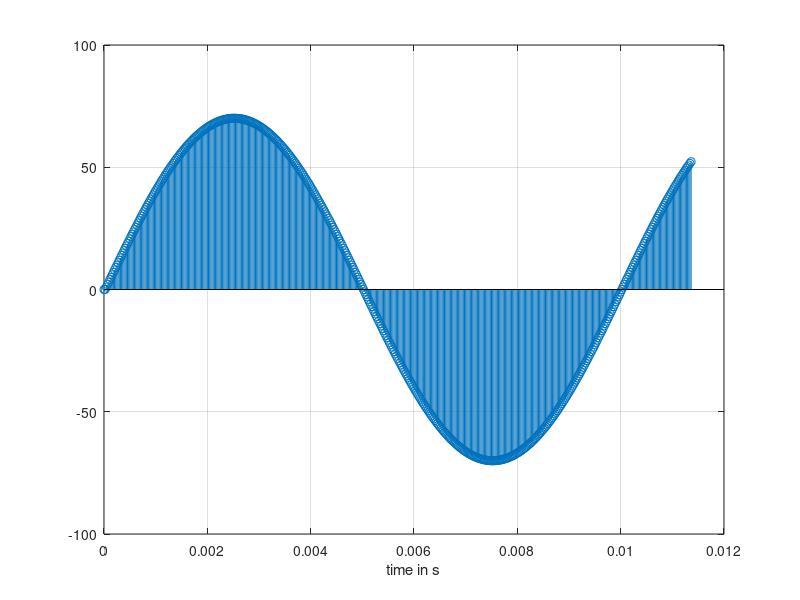

Recreate this plot in MATLAB.
% This program is an implementation of IIR-Filter
f = 100; % Frequency in Hz
fa = 44000;
ohm = 2*pi*f/fa;

X = 1; % Input-Signal
Y = []; % Vector of Output-Signal
Y_Temp = 0; % Current Output-Signal

% Konstante
Alpha_2 = 0;
Alpha_1 = 1; 
Alpha_0 = 1;
Beta_2 = 1;
Beta_1 = cos(ohm)*2;

% Calculation of Output-Signal

for i = 0:1:500
    if i == 0
        Y_Temp = 0;
    end
    
    if i == 1
        Y_Temp = 0; % i = n-1
    end
    if i == 2
        Y_Temp = +Beta_1*Y(1,i) - Beta_2*Y(1,i-1) + X; % i = n-1
    end
    
    if i > 2
        Y_Temp = +Beta_1*Y(1,i) - Beta_2*Y(1,i-1);
    end
    Y = [Y Y_Temp];
end

i = 0:1:500;
i = i./fa;
stem(i,Y);
xlabel('time in s');
grid on;
